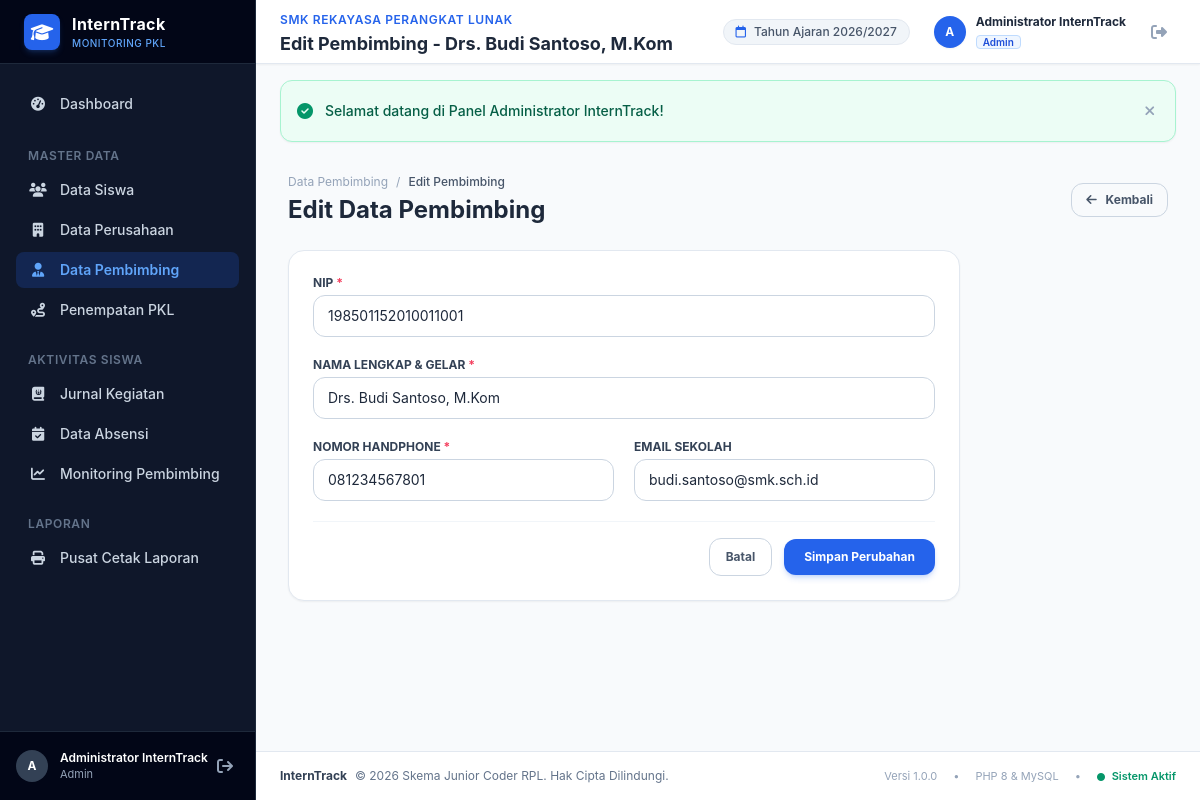
The page /admin/pembimbing/edit.php?id=1 (signed in) on the database its author committed.
### tables this page shows
CREATE TABLE `pembimbing` (
  `id` int(11) NOT NULL AUTO_INCREMENT,
  `user_id` int(11) DEFAULT NULL,
  `nip` varchar(30) NOT NULL,
  `nama` varchar(100) NOT NULL,
  `no_hp` varchar(25) NOT NULL,
  `email` varchar(100) DEFAULT NULL,
  `created_at` timestamp NOT NULL DEFAULT current_timestamp(),
  PRIMARY KEY (`id`),
  UNIQUE KEY `nip` (`nip`),
  KEY `fk_pembimbing_user` (`user_id`),
  CONSTRAINT `fk_pembimbing_user` FOREIGN KEY (`user_id`) REFERENCES `users` (`id`) ON DELETE SET NULL
);

### config/helper.php (called while the page is built, shortened)
<?php
function base_url($path = '') {
    $protocol = (!empty($_SERVER['HTTPS']) && $_SERVER['HTTPS'] !== 'off' || (isset($_SERVER['SERVER_PORT']) && $_SERVER['SERVER_PORT'] == 443)) ? "https://" : "http://";
    $host = isset($_SERVER['HTTP_HOST']) ? $_SERVER['HTTP_HOST'] : 'localhost';
    $script_dir = dirname($_SERVER['SCRIPT_NAME']);
    $script_dir = str_replace('\\', '/', $script_dir);
    $pos = stripos($script_dir, '/interntrack');
    if ($pos !== false) {
        $base = substr($script_dir, 0, $pos + 12);
    } else {
        $base = '';
    }
    $clean_path = ltrim($path, '/');
    return rtrim($protocol . $host . $base, '/') . ($clean_path ? '/' . $clean_path : '');
}
function is_logged_in() {
    return isset($_SESSION['user_id']) && !empty($_SESSION['user_id']);
}
function auth_user() {
    return [
        'id'           => $_SESSION['user_id'] ?? null,
        'username'     => $_SESSION['username'] ?? '',
        'nama_lengkap' => $_SESSION['nama_lengkap'] ?? '',
        'role'         => $_SESSION['role'] ?? '',
        'siswa_id'     => $_SESSION['siswa_id'] ?? null,
        'pembimbing_id'=> $_SESSION['pembimbing_id'] ?? null,
    ];
}
function get_flash() {
    if (isset($_SESSION['flash'])) {
        $flash = $_SESSION['flash'];
        return $flash;
    }
    return null;
}

### admin/pembimbing/edit.php (the view, shortened to what this page needs)
<?php
require_once __DIR__ . '/../../config/database.php';
require_once __DIR__ . '/../../config/helper.php';
$id = (int)($_GET['id'] ?? 0);
$stmt = $pdo->prepare("SELECT * FROM pembimbing WHERE id = ?");
$stmt->execute([$id]);
$pembimbing = $stmt->fetch();
$page_title = 'Edit Pembimbing - ' . $pembimbing['nama'];
$nip = $pembimbing['nip'];
$nama = $pembimbing['nama'];
$no_hp = $pembimbing['no_hp'];
$email = $pembimbing['email'];
require_once __DIR__ . '/../../includes/header.php';
?>
<div class="flex h-screen overflow-hidden">
    <?php require_once __DIR__ . '/../../includes/sidebar.php'; ?>
    <div class="flex-1 flex flex-col overflow-y-auto">
        <?php require_once __DIR__ . '/../../includes/navbar.php'; ?>
        <main class="p-4 sm:p-6 lg:p-8 space-y-6">
            <div class="flex items-center justify-between">
                <div>
                    <div class="flex items-center gap-2 text-xs text-slate-400 mb-1">
                        <a href="<?= base_url('admin/pembimbing/index.php') ?>" class="hover:text-blue-600">Data Pembimbing</a>
                        <span>/</span>
                        <span class="text-slate-600 font-medium">Edit Pembimbing</span>
                    </div>
                    <h2 class="text-xl sm:text-2xl font-bold text-slate-800">Edit Data Pembimbing</h2>
                </div>
                <a href="<?= base_url('admin/pembimbing/index.php') ?>" class="px-3.5 py-2 rounded-xl border border-slate-300 text-slate-600 hover:bg-slate-100 text-xs font-bold transition-colors">
                    <i class="fa-solid fa-arrow-left mr-1.5"></i> Kembali
                </a>
            </div>
            <div class="bg-white rounded-2xl border border-slate-200 shadow-sm max-w-2xl overflow-hidden">
                <form action="<?= base_url('admin/pembimbing/edit.php?id=' . $id) ?>" method="POST" class="p-6 space-y-5" novalidate>
                    <div>
                        <label for="nip" class="block text-xs font-bold text-slate-700 uppercase mb-1">NIP <span class="text-rose-500">*</span></label>
                        <input type="text" name="nip" id="nip" value="<?= htmlspecialchars($nip) ?>" required
                               class="w-full px-3.5 py-2.5 rounded-xl border border-slate-300 text-sm focus:outline-none focus:ring-2 focus:ring-blue-500">
                    </div>
                    <div>
                        <label for="nama" class="block text-xs font-bold text-slate-700 uppercase mb-1">Nama Lengkap & Gelar <span class="text-rose-500">*</span></label>
                        <input type="text" name="nama" id="nama" value="<?= htmlspecialchars($nama) ?>" required
                               class="w-full px-3.5 py-2.5 rounded-xl border border-slate-300 text-sm focus:outline-none focus:ring-2 focus:ring-blue-500">
                    </div>
                    <div class="grid grid-cols-1 sm:grid-cols-2 gap-5">
                        <div>
                            <label for="no_hp" class="block text-xs font-bold text-slate-700 uppercase mb-1">Nomor Handphone <span class="text-rose-500">*</span></label>
                            <input type="text" name="no_hp" id="no_hp" value="<?= htmlspecialchars($no_hp) ?>" required
                                   class="w-full px-3.5 py-2.5 rounded-xl border border-slate-300 text-sm focus:outline-none focus:ring-2 focus:ring-blue-500">
                        </div>
                        <div>
                            <label for="email" class="block text-xs font-bold text-slate-700 uppercase mb-1">Email Sekolah</label>
                            <input type="email" name="email" id="email" value="<?= htmlspecialchars($email) ?>"
                                   class="w-full px-3.5 py-2.5 rounded-xl border border-slate-300 text-sm focus:outline-none focus:ring-2 focus:ring-blue-500">
                        </div>
                    </div>
                    <div class="pt-4 border-t border-slate-100 flex items-center justify-end gap-3">
                        <a href="<?= base_url('admin/pembimbing/index.php') ?>" class="px-4 py-2.5 border border-slate-300 rounded-xl text-slate-600 hover:bg-slate-50 text-xs font-bold">Batal</a>
                        <button type="submit" class="px-5 py-2.5 bg-blue-600 hover:bg-blue-700 text-white rounded-xl text-xs font-bold shadow-md shadow-blue-600/20">
                            Simpan Perubahan
                        </button>
                    </div>
                </form>
            </div>
        </main>
        <?php require_once __DIR__ . '/../../includes/footer.php'; ?>

### includes/navbar.php (shortened to what this page needs)
<?php
$flash = get_flash();
?>
<header class="h-16 bg-white border-b border-slate-200 sticky top-0 z-30 flex items-center justify-between px-4 sm:px-6 shrink-0 shadow-sm">
    <div class="flex items-center gap-3">
        <div>
            <span class="text-xs font-semibold text-blue-600 uppercase tracking-wider">SMK Rekayasa Perangkat Lunak</span>
            <h2 class="text-base sm:text-lg font-bold text-slate-800 leading-tight">
                <?= isset($page_title) ? htmlspecialchars($page_title) : 'Sistem Monitoring PKL' ?>
            </h2>
        </div>
    </div>
    <div class="flex items-center gap-3 sm:gap-4">
        <div class="hidden md:flex items-center gap-2 px-3 py-1 rounded-full bg-slate-100 text-slate-600 text-xs font-medium border border-slate-200">
            <i class="fa-regular fa-calendar text-blue-600"></i>
            <span>Tahun Ajaran 2026/2027</span>
        </div>
        <div class="flex items-center gap-2.5 pl-2">
            <div class="w-8 h-8 rounded-full bg-blue-600 flex items-center justify-center text-white text-xs font-bold shadow-sm">
                <?= strtoupper(substr($current_user['nama_lengkap'] ?? 'U', 0, 1)) ?>
            </div>
            <div class="hidden sm:block text-left leading-tight">
                <span class="block text-xs font-bold text-slate-800"><?= htmlspecialchars($current_user['nama_lengkap'] ?? 'User') ?></span>
                <span class="inline-block text-[10px] font-semibold text-blue-700 bg-blue-50 px-1.5 py-0.2 rounded capitalize border border-blue-200"><?= htmlspecialchars($current_user['role'] ?? 'Guest') ?></span>
            </div>
        </div>
        <a href="<?= base_url('auth/logout.php') ?>"
           onclick="return confirm('Apakah Anda yakin ingin keluar dari sistem?')"
           title="Keluar dari sistem"
           class="p-2 text-slate-400 hover:text-rose-600 hover:bg-rose-50 rounded-lg transition-colors border border-transparent hover:border-rose-200">
            <i class="fa-solid fa-right-from-bracket text-base"></i>
        </a>
    </div>
</header>
<?php if ($flash): ?>
    <div id="flash-alert" class="px-4 sm:px-6 pt-4">
        <div class="flex items-center justify-between p-4 rounded-xl border shadow-sm text-sm font-medium
            <?= $flash['type'] === 'success' ? 'bg-emerald-50 text-emerald-800 border-emerald-200' : '' ?>
            <?= $flash['type'] === 'danger' ? 'bg-rose-50 text-rose-800 border-rose-200' : '' ?>
            <?= $flash['type'] === 'warning' ? 'bg-amber-50 text-amber-800 border-amber-200' : '' ?>
            <?= $flash['type'] === 'info' ? 'bg-blue-50 text-blue-800 border-blue-200' : '' ?>
        ">
            <div class="flex items-center gap-3">
                <i class="fa-solid
                    <?= $flash['type'] === 'success' ? 'fa-circle-check text-emerald-600' : '' ?>
                    <?= $flash['type'] === 'danger' ? 'fa-circle-xmark text-rose-600' : '' ?>
                    <?= $flash['type'] === 'warning' ? 'fa-triangle-exclamation text-amber-600' : '' ?>
                    <?= $flash['type'] === 'info' ? 'fa-circle-info text-blue-600' : '' ?>
                    text-base"></i>
                <span><?= htmlspecialchars($flash['message']) ?></span>
            </div>
            <button onclick="document.getElementById('flash-alert').remove()" class="text-slate-400 hover:text-slate-600 p-1">
                <i class="fa-solid fa-xmark"></i>
            </button>
        </div>
    </div>
<?php endif; ?>

### assets/css/style.css (style rules this page uses)
body { font-family: -apple-system, BlinkMacSystemFont, "Segoe UI", Roboto, "Helvetica Neue", Arial, sans-serif; background-color: #f8fafc; color: #1e293b; }

### rows shown on the page
pembimbing: nama "Edit Pembimbing - Drs. Budi Santoso, M.Kom", nip "198501152010011001", nama "Drs. Budi Santoso, M.Kom", no_hp "081234567801", email "budi.santoso@smk.sch.id"

### other values the page prints
substr($current_user['nama_lengkap'] ?? 'U', 0, 1) "A"
$current_user['nama_lengkap'] "Administrator InternTrack"
$current_user['role'] "Admin"
$flash['message'] "Selamat datang di Panel Administrator InternTrack!"
